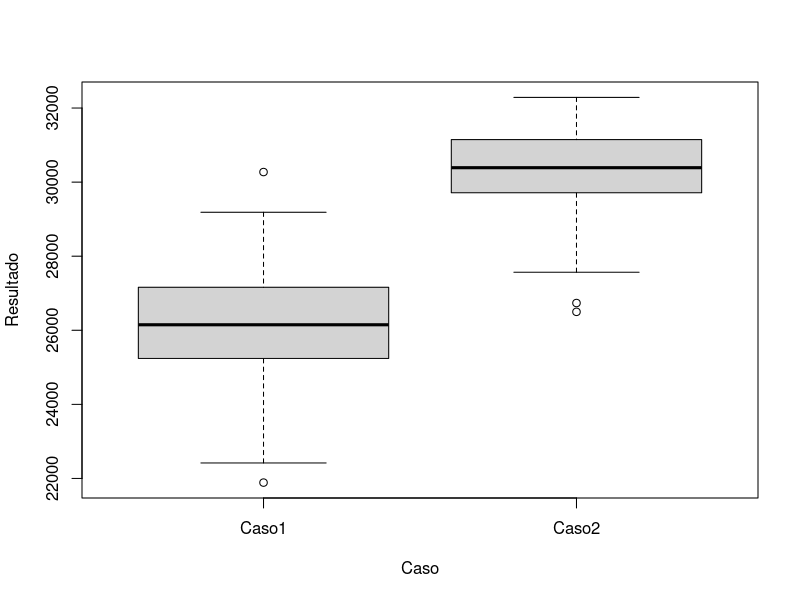
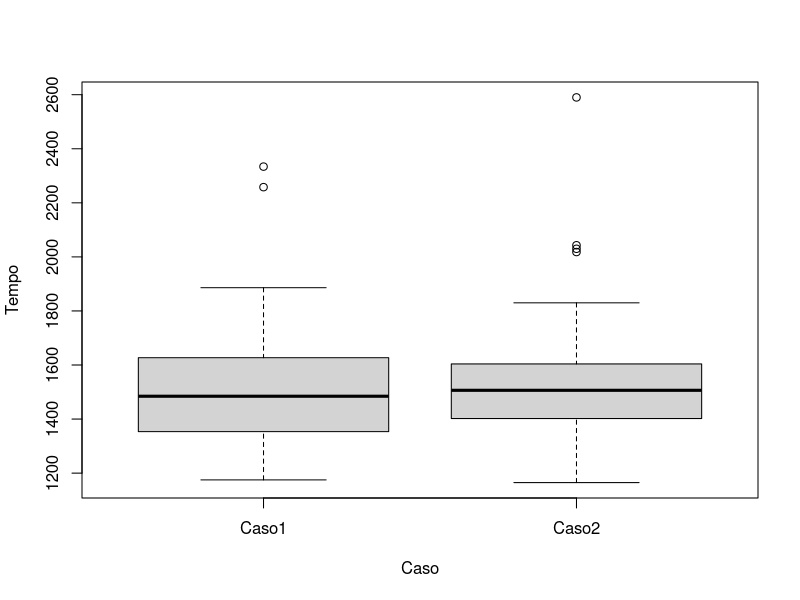

These figures' R source, in order:
rm(list = ls())


dados <- read.csv2("saida.csv",header = F)
colnames(dados) <- c("Replicacao", "Caso","Resultado","Tempo")

dados$Caso[dados$Caso == 1] <- "Caso1"
dados$Caso[dados$Caso == 2] <- "Caso2"
dados$Caso <- as.factor(dados$Caso)
dados$Resultado <- as.numeric(as.character(dados$Resultado))

boxplot(Resultado ~ Caso,data = dados)
boxplot(Tempo ~Caso, data = dados)
# Menor resultado - melhor
dados[dados$Resultado == min(dados$Resultado),] 

# Menor resultado do Caso 2 - melhor
min(dados$Resultado[dados$Caso == "Caso1"])

# Max resultado do Caso 1
max(dados$Resultado[dados$Caso == "Caso1"])

# Desvio padrao
sd(dados$Resultado[dados$Caso == "Caso1"])

# Media do Caso 1
mean(dados$Resultado[dados$Caso == "Caso1"])

# Menor resultado do Caso 2 - melhor
min(dados$Resultado[dados$Caso == "Caso2"])

# Max resultado do Caso 2
max(dados$Resultado[dados$Caso == "Caso2"])

# Desvio padrao
sd(dados$Resultado[dados$Caso == "Caso2"])


# Media do Caso 2
mean(dados$Resultado[dados$Caso == "Caso2"])

# Media1 != Media2
t.test(Resultado ~Caso, data = dados)
# Media1 < Media2
t.test(Resultado~Caso, data = dados, alternative = 'l')
# Media1 > Media2
t.test(Resultado~Caso, data = dados, alternative = 'g')

#tempo
t.test(Tempo~Caso, data = dados)
#comparacao do tempo
t.test(Tempo~Caso, data = dados, alternative = 'l')
t.test(Tempo~Caso, data = dados, alternative = 'g')
#TSP

# Caso 1 -> pop - 100, ger - 1000
# Caso 2 -> pop - 1000, ger - 100
